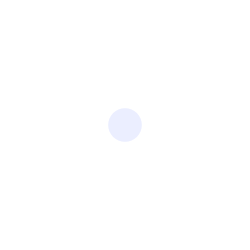
Frame 1 (no input)
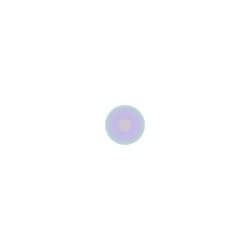
Frame 60 (the mouse pressed at the canvas centre just before this capture)
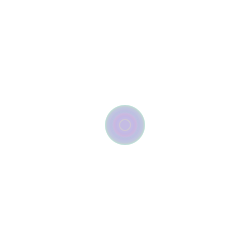
Frame 120 (the mouse held since frame 60 and released just before this capture)

The Processing sketch that drew these frames (run headless with seeded random() and noise(); from frame 60 on, the mouse is pressed at the canvas centre):

// Processing sketch: processing_78113
// ── processing_78113.pde

int counter;

void setup() {  //setup function called initially, only once
  size(250, 250);
  background(255);  //set background white
  colorMode(HSB);   //set colors to Hue, Saturation, Brightness mode
  counter = 0;
}

void draw() {  //draw function loops 
  counter++;
  noStroke();
  fill(random(255),100,255,50);
  
  if(mousePressed == true) { //add some interaction
    ellipse(mouseX, mouseY, 10, 10);
  }
  else {
    ellipse(width/2, height/2, 40*sin(counter), 40*sin(counter));
  }
}
